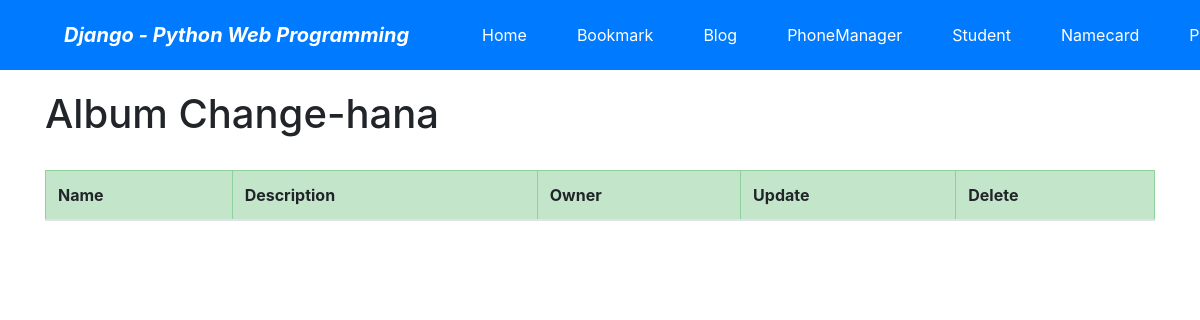
/photo/album/change/ (signed in), run on an earlier commit of the app's database.
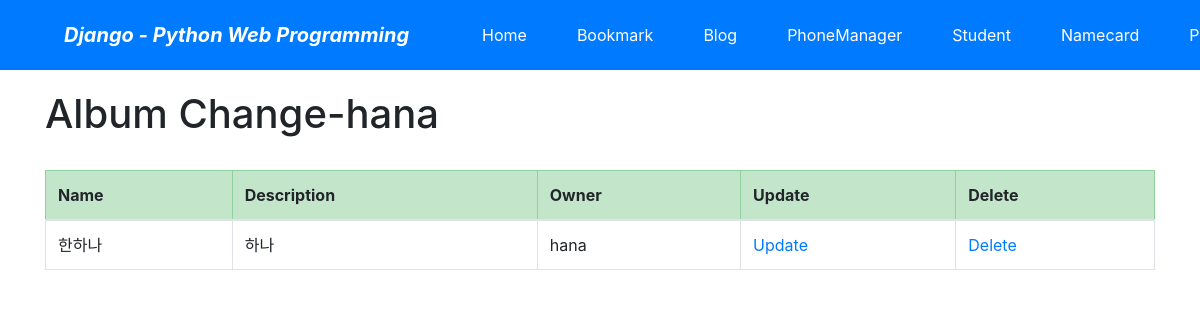
And on a later commit of the database.
### photo/models.py (models this page shows, shortened)
class Album(models.Model):
    name=models.CharField('NAME', max_length=30)
    description=models.CharField('One Line Description', max_length=100, blank=True)
    owner = models.ForeignKey('auth.User', on_delete=models.CASCADE, verbose_name='OWNER', blank=True, null=True)
    class Meta:
        ordering=('name',)

### photo/views.py (the view)
# urls.py: path('album/change/', views.AlbumChangeLV.as_view(), name='album_change'),
class AlbumChangeLV(LoginRequiredMixin, ListView):
    model = Album
    template_name = 'photo/album_change_list.html'
    def get_queryset(self):
        return Album.objects.filter(owner=self.request.user)

### photo/templates/photo/album_change_list.html (shortened to what this page needs)
{% extends "base.html" %}
{% block content %}
<h1>Album Change-{{user}}</h1>
<br>
<table class="table table-bordered table-condensed table-condensed">
    <thead>
    <tr class="table-success">
        <th>Name</th>
        <th>Description</th>
        <th>Owner</th>
        <th>Update</th>
        <th>Delete</th>
    </tr>
    </thead>
    <tbody>
    {% for item in object_list %}
    <tr>
        <td>{{item.name}}</td>
        <td>{{item.description}}</td>
        <td>{{item.owner}}</td>
        <td><a href="{% url 'photo:album_update' item.id %}">Update</a> </td>
        <td><a href="{% url 'photo:album_delete' item.id %}">Delete</a> </td>
    </tr>
    {% endfor %}
    </tbody>
</table>
{% endblock %}

What changed in the data, as far as the page shows it:
added Album: name "한하나", description "하나", owner "hana"
